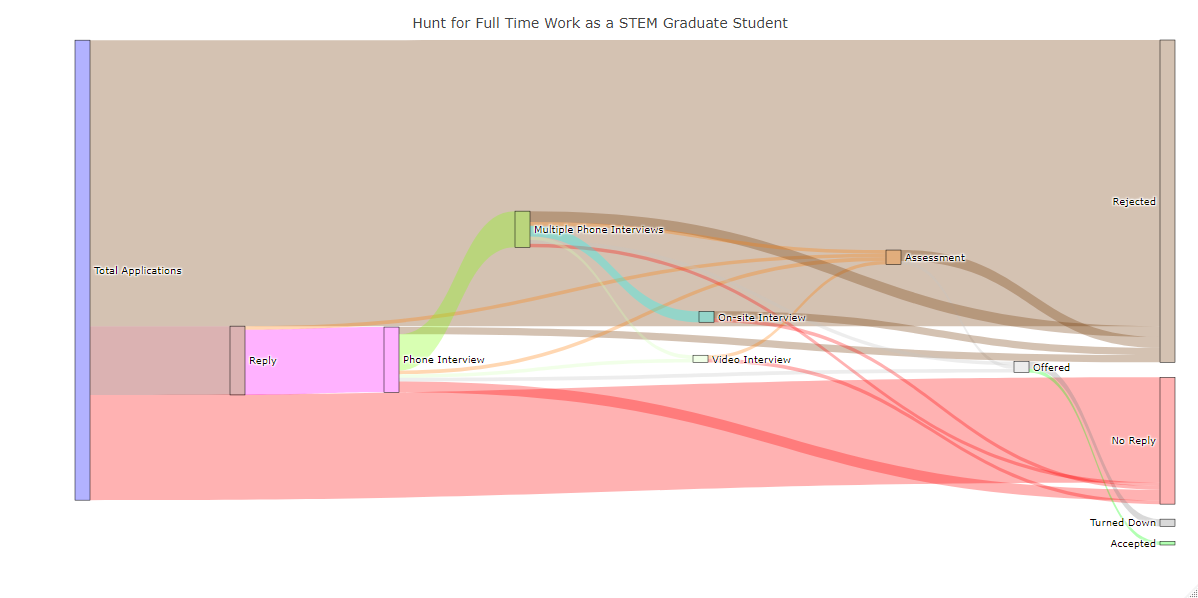

The R source for this figure:
library(plotly)
library(stringr)

mylabel <- c("Total Applications", "Rejected", "No Reply", "Reply",
             "Assessment", "Phone Interview", "Video Interview",
             "Offered", "Turned Down", "Multiple Phone Interviews",
             "On-site Interview", "Accepted")

mycolor <- c("rgba(0, 0, 255, 0.3)", "rgba(112, 54, 0, 0.3)", "rgba(255, 0, 0, 0.3)",
             "rgba(137, 0, 2, 0.3)", "rgba(255, 122, 0, 0.3)", "rgba(255, 0, 255, 0.3)",
             "rgba(207, 255, 178, 0.3)", "rgba(196, 196, 196, 0.3)",
             "rgba(130, 130, 130, 0.3)", "rgba(127, 255, 0, 0.3)",
             "rgba(0, 255, 255, 0.3)", "rgba(0, 255, 0, 0.3)")

mysource <- c(0, 0, 0, 3, 3, 4, 4, 5, 5, 5, 5, 5, 5, 6, 6, 7, 7, 9, 9, 9, 9, 9,
              9, 10, 10)

mytarget <- c(1, 2, 3, 4, 5, 1, 7, 7, 1, 2, 6, 4, 9, 2, 4, 8, 11, 1, 2, 6, 4, 7,
              10, 1, 2)

myvalue <- c(79, 29, 19, 1, 18, 3, 1, 1, 2, 3, 1, 1, 10, 1, 1, 2, 1, 3, 1, 1, 1,
             1, 3, 2, 1)

path_color <- rep("", length(mysource))

for (i in c(1:length(mycolor))) {
  for (j in c(1:length(mysource))) {
    if (mysource[j] == i - 1) {
      path_color[j] <- mycolor[i]
      j = j + 1
    } else
      j = j + 1
  }
  i = i + 1
}

path_color2 <- str_replace(path_color, fixed("1)"), "0.3)")


p <- plot_ly(
  type = "sankey",
  domain = list(
    x =  c(0, 1),
    y =  c(0, 1)
  ),
  orientation = "h",
  valueformat = ".0f",
  
  node = list(
    label = mylabel,
    color = mycolor,
    pad = 15,
    thickness = 15,
    line = list(
      color = "black",
      width = 0.5
    )
  ),
  
  link = list(
    source = mysource,
    target = mytarget,
    value =  myvalue,
    color = path_color2
  )
) %>% 
  layout(
    title = "Hunt for Full Time Work as a STEM Graduate Student",
    font = list(
      size = 10
    ),
    xaxis = list(showgrid = F, zeroline = F),
    yaxis = list(showgrid = F, zeroline = F)
  )
p #source node as path color


r <- plot_ly(
  type = "sankey",
  domain = list(
    x =  c(0, 1),
    y =  c(0, 1)
  ),
  orientation = "h",
  valueformat = ".0f",
  
  node = list(
    label = mylabel,
    color = mycolor,
    pad = 15,
    thickness = 15,
    line = list(
      color = "black",
      width = 0.5
    )
  ),
  
  link = list(
    source = mysource,
    target = mytarget,
    value =  myvalue
  )
) %>% 
  layout(
    title = "Hunt for Full Time Work as a STEM Graduate Student",
    font = list(
      size = 10
    ),
    xaxis = list(showgrid = F, zeroline = F),
    yaxis = list(showgrid = F, zeroline = F)
  )
r #Grey path color



color_factor <- factor(mytarget,
                       levels = sort(unique(mytarget)),
                       labels = mycolor[2:length(mycolor)])


q <- plot_ly(
  type = "sankey",
  domain = list(
    x =  c(0, 1),
    y =  c(0, 1)
  ),
  orientation = "h",
  valueformat = ".0f",
  
  node = list(
    label = mylabel,
    color = mycolor,
    pad = 15,
    thickness = 15,
    line = list(
      color = "black",
      width = 0.5
    )
  ),
  
  link = list(
    source = mysource,
    target = mytarget,
    value =  myvalue,
    color = color_factor
  )
) %>% 
  layout(
    title = "Hunt for Full Time Work as a STEM Graduate Student",
    font = list(
      size = 10
    ),
    xaxis = list(showgrid = F, zeroline = F),
    yaxis = list(showgrid = F, zeroline = F)
  )
q #target node as path color
  
